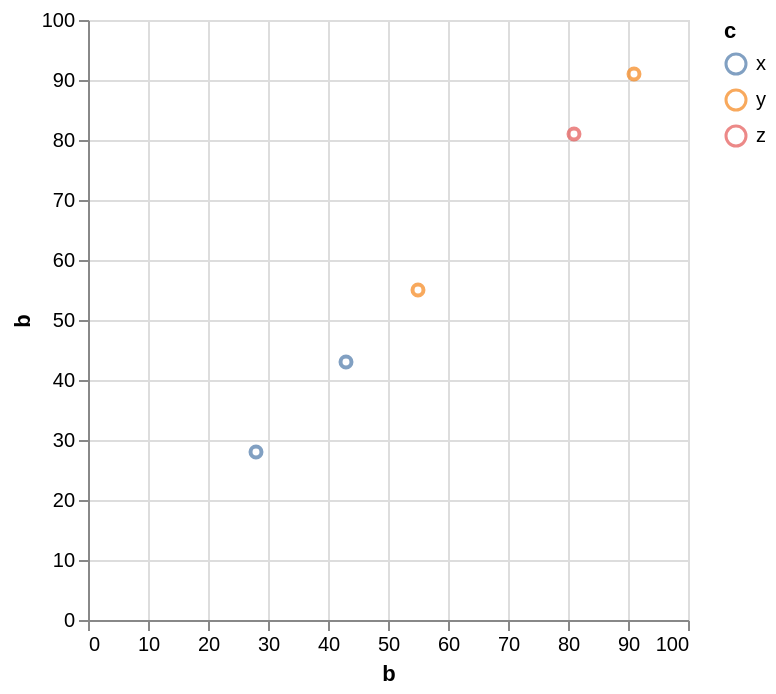

Write a Vega-Lite specification for this figure.
### Vega-Lite specification from a JSON file in a GitHub repository (floating-point values rounded to 4 significant figures)
{"data": {"values": [{"a": "A", "b": 28, "c": "x"}, {"a": "B", "b": 55, "c": "y"}, {"a": "C", "b": 43, "c": "x"}, {"a": "D", "b": 91, "c": "y"}, {"a": "E <b>&amp;\"q\"", "b": 81, "c": "z"}]}, "mark": {"type": "point", "filled": false}, "encoding": {"x": {"field": "b", "type": "quantitative"}, "y": {"field": "b", "type": "quantitative"}, "color": {"field": "c", "type": "nominal"}}}
